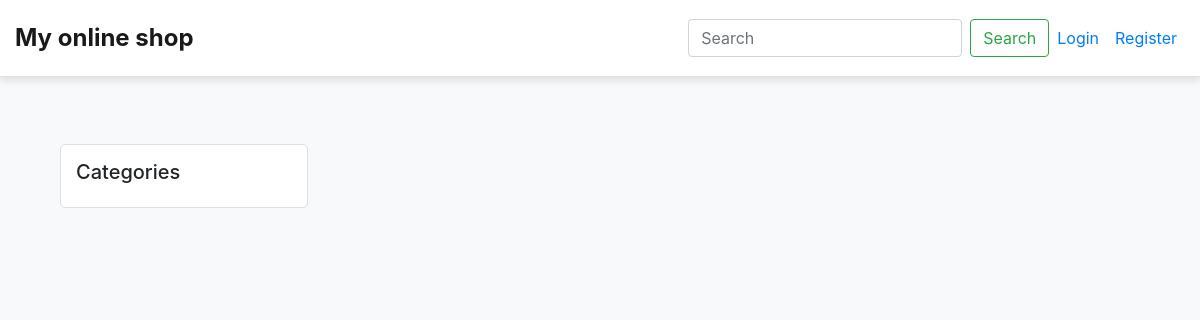
The app's page /, older data.
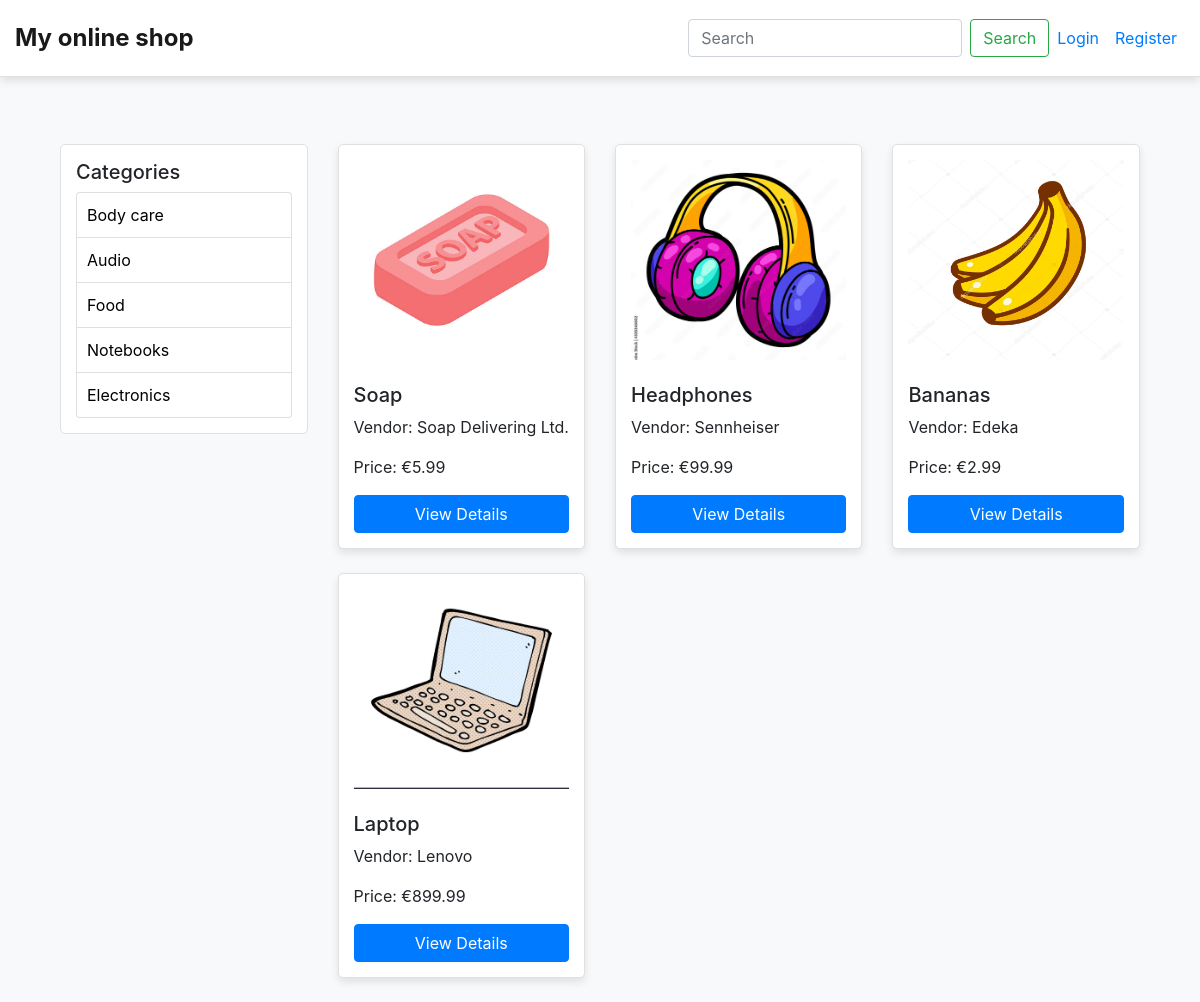
The same page, newer data.
### online_shop_app/models.py (models this page shows, shortened)
class Category(models.Model):
    category_id = models.AutoField(primary_key=True)
    name = models.CharField(max_length=255)
    slug = models.SlugField(max_length=255, unique=True, blank=True, null=True)

class Product(models.Model):
    product_id = models.AutoField(primary_key=True)
    name = models.CharField(max_length=200)
    slug = models.SlugField(max_length=200, unique=True, blank=True)  # Ensure slug is unique and not blank
    image = models.ImageField(upload_to='product_images/', blank=True, null=True)
    vendor = models.CharField(max_length=100)
    price = models.DecimalField(max_digits=10, decimal_places=2)
    description = models.TextField()

### online_shop_app/views.py (the view)
# urls.py: path('', views.home_view, name='home'),
def home_view(request):
    query = request.GET.get('q', '')
    if query:
        products = Product.objects.filter(name__icontains=query)
        selected_category = None
    else:
        products = Product.objects.all()
        selected_category = None
    return render(request, 'online_shop_app/home.html', {
        'products': products,
        'categories': Category.objects.all(),
        'selected_category': selected_category,
        'search_query': query  # Fügen Sie die Suchabfrage zum Kontext hinzu
    })

### online_shop_app/templates/online_shop_app/home.html (shortened to what this page needs)
{% extends "online_shop_app/layout.html" %}
{% load static %}
{% block content %}
    <div class="container mt-5">
        <div class="row">
            <div class="col-md-3">
                <div class="category-list">
                    <h5 class="d-none d-md-block">Categories</h5>
                    <div class="collapse d-md-block" id="categoryCollapse">
                        <ul class="list-group">
                            {% for category in categories %}
                                <li class="list-group-item category-item {% if selected_category == category %}active{% endif %}">
                                    <a href="{% url 'category_view' slug=category.slug %}?q={{ search_query }}" class="category-link">
                                        {{ category.name }}
                                    </a>
                                </li>
                            {% endfor %}
                        </ul>
                    </div>
                </div>
            </div>
            <div class="col-md-9">
                <div class="row">
                    {% for product in products %}
                        <div class="col-md-4 mb-4">
                            <div class="product-card">
                                <div class="img-container">
                                    {% if product.image %}
                                        <img src="{{ product.image.url }}" class="img-fluid" alt="{{ product.name }}">
                                    {% else %}
                                        <img src="{% static 'img/default-image.jpg' %}" class="img-fluid" alt="Default image">
                                    {% endif %}
                                </div>
                                <h5 class="mt-2">{{ product.name }}</h5>
                                <p>Vendor: {{ product.vendor }}</p>
                                <p>Price: €{{ product.price }}</p>
                                <a href="{% url 'product_detail' product.slug %}?q={{ search_query }}" class="btn btn-primary btn-block">View Details</a>
                            </div>
                        </div>
                    {% endfor %}
                </div>
            </div>
        </div>
    </div>
{% endblock %}

### online_shop_app/templates/online_shop_app/layout.html (shortened to what this page needs)
{% load static %}
<!DOCTYPE html>
<html lang="en">
<head>
    <link href="https://cdn.jsdelivr.net/npm/bootstrap@4.5.2/dist/css/bootstrap.min.css" rel="stylesheet">
    <link href="{% static 'styles/styles.css' %}" rel="stylesheet">
</head>
<body>
    <nav class="navbar navbar-expand-lg navbar-light">
        <a href="{% url 'home' %}" class="navbar-brand">My online shop</a>
        <div class="collapse navbar-collapse" id="navbarNav">
            <form class="form-inline ml-auto" action="{% url 'home' %}" method="get">
                <input id="search-input" class="form-control mr-sm-2" type="search" name="q" placeholder="Search" aria-label="Search">
                <button class="btn btn-outline-success my-2 my-sm-0" type="submit">Search</button>
            </form>
            <ul class="navbar-nav">
                {% if user.is_authenticated %}
                    <li class="nav-item">
                        <a href="{% url 'logout' %}" class="nav-link">Logout</a>
                    </li>
                {% else %}
                    {% if request.path != '/accounts/login/' and request.path != '/accounts/register/' %}
                        <li class="nav-item">
                            <a href="{% url 'login' %}" class="nav-link">Login</a>
                        </li>
                        <li class="nav-item">
                            <a href="{% url 'register' %}" class="nav-link">Register</a>
                        </li>
                    {% endif %}
                {% endif %}
            </ul>
        </div>
    </nav>
    <div class="container mt-5 pt-5">
        {% block content %}{% endblock %}
    </div>
</body>
</html>

### static/styles/styles.css (style rules this page uses)
body { background-color: #f8f9fa; }
.navbar { background-color: #ffffff; border-bottom: 1px solid #e0e0e0; box-shadow: 0 4px 8px rgba(0, 0, 0, 0.1); padding: 15px; margin-bottom: 30px; position: fixed; width: 100%; top: 0; left: 0; z-index: 1000; }
.navbar-brand { font-size: 1.5rem; font-weight: bold; }
.navbar-nav .nav-item .nav-link { color: #007bff; text-decoration: none; }
.container { margin-top: 70px; }
.product-card { background-color: #ffffff; border: 1px solid #e0e0e0; border-radius: 5px; padding: 15px; box-shadow: 0 4px 8px rgba(0, 0, 0, 0.1); display: flex; flex-direction: column; height: 100%; overflow: hidden; }
.product-card .img-container { min-height: 200px; max-height: 200px; overflow: hidden; margin-bottom: 15px; }
.product-card img { width: 100%; height: 100%; object-fit: cover; }
.category-list { background-color: #ffffff; border: 1px solid #e0e0e0; border-radius: 5px; padding: 15px; margin-bottom: 30px; }
.category-item { padding: 0; cursor: pointer; }
.category-link { display: block; width: 100%; padding: 10px; text-decoration: none; color: #000; }
.btn-primary { background-color: #007bff; border-color: #007bff; }

Row changes from the older to the newer data that the page shows:
added Category: name "Body care"
added Category: name "Audio"
added Category: name "Food"
added Category: name "Notebooks"
added Category: name "Electronics"
added Product: image (picture), name "Soap", vendor "Soap Delivering Ltd.", price "5.99"
added Product: image (picture), name "Headphones", vendor "Sennheiser", price "99.99"
added Product: image (picture), name "Bananas", vendor "Edeka", price "2.99"
added Product: image (picture), name "Laptop", vendor "Lenovo", price "899.99"
